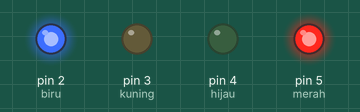
This sketch was run on a simulated Arduino Uno, built with avr-gcc and run on an emulated ATmega328P. On the bench: output pins drawn as LEDs (lit = HIGH).

Above: at 0.1 s.
At 10.1 s:
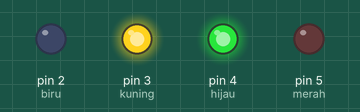
At 20.1 s:
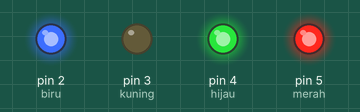
At 30.1 s:
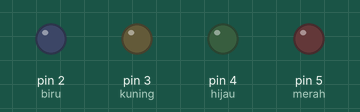
Timing chart, 0 to 31.6 s (numbered marks = the images above):
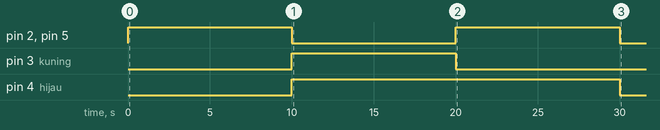

The sketch:

LATIHAN01LANGKAH2.ino
```cpp
void setup (){
pinMode (2, OUTPUT);// biru
pinMode (3, OUTPUT);// kuning
pinMode (4, OUTPUT);// hijau
pinMode (5, OUTPUT);// merah
digitalWrite (2, HIGH);// ON
digitalWrite (3, LOW);//
digitalWrite (4, LOW);//
digitalWrite (5, HIGH);//
delay (10000);
digitalWrite (2, LOW);
digitalWrite (3, HIGH);
digitalWrite (4, HIGH);
digitalWrite (5, LOW);
delay (10000);
digitalWrite (2, HIGH);
digitalWrite (3, LOW);
digitalWrite (4, HIGH);
digitalWrite (5, HIGH);
delay (10000);
digitalWrite (2, LOW);
digitalWrite (3, LOW);
digitalWrite (4, LOW);
digitalWrite (5, LOW);
delay (10000);
}

void loop() {
}
```
